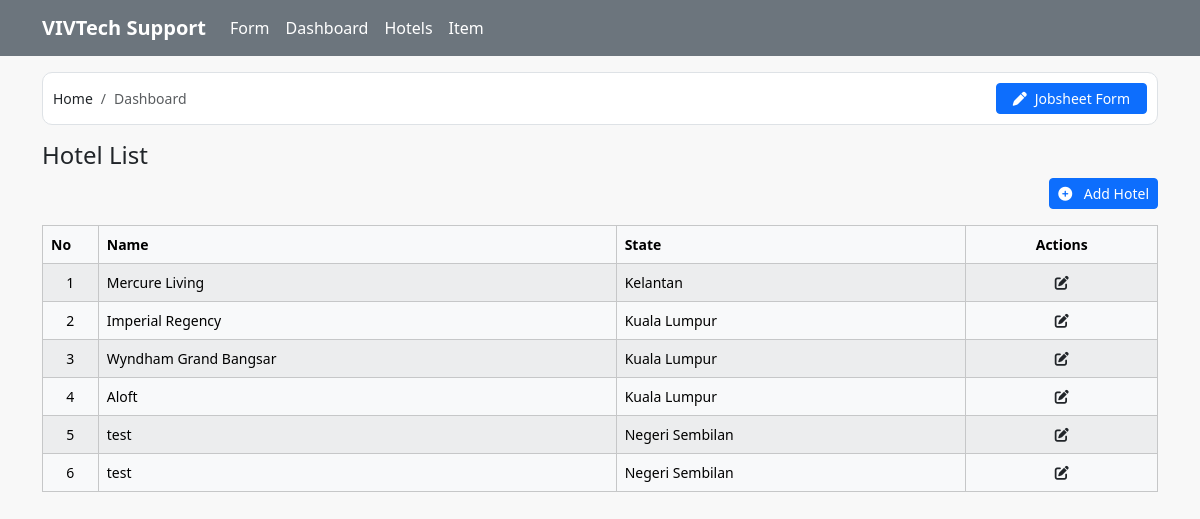
The app's page /hotel.php with its own data.
### tables this page shows
CREATE TABLE `hotel` (
  `id` int(11) NOT NULL,
  `name` varchar(50) NOT NULL,
  `state` varchar(45) NOT NULL
);

### hotel.php (the view, shortened to what this page needs)
<?php
include 'db.php';
$hotelResult = $conn->query("SELECT * FROM hotel");
?>
<!DOCTYPE html>
<html lang="en">
<head>
    <link href="https://cdn.jsdelivr.net/npm/bootstrap@5.3.7/dist/css/bootstrap.min.css" rel="stylesheet"
>
    <link rel="stylesheet" href="https://cdnjs.cloudflare.com/ajax/libs/font-awesome/6.0.0-beta3/css/all.min.css">
    <link rel="stylesheet" href="style.css">
</head>
<body>
    <div class="container">
        <div class="row my-3">
            <div class="col-lg-12">
                <div class="breadcrumb-container d-flex flex-row bg-white justify-content-between align-items-center">
                    <nav aria-label="breadcrumb" class="">
                        <ol class="breadcrumb">
                            <li class="breadcrumb-item"><a class="text-decoration-none text-dark"
                                    href="index.php">Home</a>
                            </li>
                            <li class="breadcrumb-item active" aria-current="page">Dashboard</li>
                        </ol>
                    </nav>
                    <div>
                        <a href="index.php" class="btn btn-sm btn-primary px-3"><i
                                class="fa-solid fa-pen pe-2"></i>Jobsheet
                            Form</a>
                    </div>
                </div>
            </div>
        </div>
        <div class="row mb-4">
            <div class="col-lg-12">
                <h4>Hotel List</h4>
                <div class="row">
                    <div class="col-lg-12 d-flex justify-content-end">
                        <div class="mb-3">
                            <button type="button" class="btn btn-sm btn-primary" data-bs-toggle="modal"
                                data-bs-target="#addHotelModal"><i class="fa-solid fa-circle-plus pe-2"></i>
                                Add Hotel
                            </button>
                        </div>
                    </div>
                </div>
                <table id="hotelTable" class="table table-light table-bordered table-striped mb-3">
                    <thead>
                        <tr>
                            <th>No</th>
                            <th>Name</th>
                            <th>State</th>
                            <th class="text-center">Actions</th>
                        </tr>
                    </thead>
                    <tbody>
                        <?php $i = 1;
                        while ($row = $hotelResult->fetch_assoc()): ?>
                            <tr>
                                <td class="text-center" style="width: 5%;"><?= $i++ ?></td>
                                <td><?= $row['name'] ?></td>
                                <td><?= $row['state'] ?></td>
                                <td class="text-center">
                                    <a class="text-dark edit-hotel-btn" data-bs-toggle="modal"
                                        data-bs-target="#editHotelModal" data-id="<?= $row['id'] ?>"
                                        data-name="<?= $row['name'] ?>" data-state="<?= $row['state'] ?>">
                                        <i class="fa-solid fa-edit"></i>
                                    </a>
                                </td>
                            </tr>
                        <?php endwhile; ?>
                    </tbody>
                </table>
            </div>
        </div>
    </div>
</body>
</html>

### style.css (style rules this page uses)
table td, table th { font-size: 14px !important; }
.breadcrumb { font-size: 14px; }
html { width: 100vw; }
body { background-color: #F8F8F8; }
nav ol { margin-bottom: 0 !important; }
.breadcrumb-container { background-color: #fff; padding: 10px; border: 1px solid #dee2e6; border-radius: 10px; }

### records on screen
hotel: name "Mercure Living", state "Kelantan"
hotel: name "Imperial Regency", state "Kuala Lumpur"
hotel: name "Wyndham Grand Bangsar", state "Kuala Lumpur"
hotel: name "Aloft", state "Kuala Lumpur"
hotel: name "test", state "Negeri Sembilan"
hotel: name "test", state "Negeri Sembilan"
